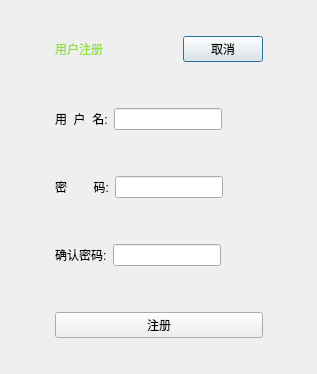
<?xml version="1.0" encoding="UTF-8"?>
<ui version="4.0">
 <class>DialogRegister</class>
 <widget class="QDialog" name="DialogRegister">
  <property name="geometry">
   <rect>
    <x>0</x>
    <y>0</y>
    <width>317</width>
    <height>374</height>
   </rect>
  </property>
  <property name="windowTitle">
   <string>Dialog</string>
  </property>
  <layout class="QGridLayout" name="gridLayout">
   <item row="0" column="1">
    <spacer name="verticalSpacer_5">
     <property name="orientation">
      <enum>Qt::Vertical</enum>
     </property>
     <property name="sizeHint" stdset="0">
      <size>
       <width>20</width>
       <height>17</height>
      </size>
     </property>
    </spacer>
   </item>
   <item row="1" column="0">
    <spacer name="horizontalSpacer_4">
     <property name="orientation">
      <enum>Qt::Horizontal</enum>
     </property>
     <property name="sizeHint" stdset="0">
      <size>
       <width>32</width>
       <height>20</height>
      </size>
     </property>
    </spacer>
   </item>
   <item row="1" column="1">
    <layout class="QVBoxLayout" name="verticalLayout_2">
     <item>
      <layout class="QHBoxLayout" name="horizontalLayout_4">
       <item>
        <widget class="QLabel" name="label">
         <property name="styleSheet">
          <string notr="true">font: 20pt &quot;Ubuntu&quot;;
color: rgb(138, 226, 52);</string>
         </property>
         <property name="text">
          <string>用户注册</string>
         </property>
        </widget>
       </item>
       <item>
        <spacer name="horizontalSpacer_6">
         <property name="orientation">
          <enum>Qt::Horizontal</enum>
         </property>
         <property name="sizeHint" stdset="0">
          <size>
           <width>40</width>
           <height>20</height>
          </size>
         </property>
        </spacer>
       </item>
       <item>
        <widget class="QPushButton" name="pushButton">
         <property name="styleSheet">
          <string notr="true">font: 20pt &quot;Ubuntu&quot;;</string>
         </property>
         <property name="text">
          <string>取消</string>
         </property>
        </widget>
       </item>
      </layout>
     </item>
     <item>
      <spacer name="verticalSpacer_4">
       <property name="orientation">
        <enum>Qt::Vertical</enum>
       </property>
       <property name="sizeHint" stdset="0">
        <size>
         <width>20</width>
         <height>40</height>
        </size>
       </property>
      </spacer>
     </item>
     <item>
      <layout class="QVBoxLayout" name="verticalLayout">
       <item>
        <layout class="QHBoxLayout" name="horizontalLayout">
         <item>
          <widget class="QLabel" name="label_2">
           <property name="text">
            <string>用  户  名:</string>
           </property>
          </widget>
         </item>
         <item>
          <widget class="QLineEdit" name="lineEdit_user"/>
         </item>
         <item>
          <spacer name="horizontalSpacer">
           <property name="orientation">
            <enum>Qt::Horizontal</enum>
           </property>
           <property name="sizeHint" stdset="0">
            <size>
             <width>40</width>
             <height>20</height>
            </size>
           </property>
          </spacer>
         </item>
        </layout>
       </item>
       <item>
        <spacer name="verticalSpacer">
         <property name="orientation">
          <enum>Qt::Vertical</enum>
         </property>
         <property name="sizeHint" stdset="0">
          <size>
           <width>20</width>
           <height>40</height>
          </size>
         </property>
        </spacer>
       </item>
       <item>
        <layout class="QHBoxLayout" name="horizontalLayout_2">
         <item>
          <widget class="QLabel" name="label_3">
           <property name="text">
            <string>密        码:</string>
           </property>
          </widget>
         </item>
         <item>
          <widget class="QLineEdit" name="lineEdit_passwd"/>
         </item>
         <item>
          <spacer name="horizontalSpacer_2">
           <property name="orientation">
            <enum>Qt::Horizontal</enum>
           </property>
           <property name="sizeHint" stdset="0">
            <size>
             <width>40</width>
             <height>20</height>
            </size>
           </property>
          </spacer>
         </item>
        </layout>
       </item>
       <item>
        <spacer name="verticalSpacer_2">
         <property name="orientation">
          <enum>Qt::Vertical</enum>
         </property>
         <property name="sizeHint" stdset="0">
          <size>
           <width>20</width>
           <height>40</height>
          </size>
         </property>
        </spacer>
       </item>
       <item>
        <layout class="QHBoxLayout" name="horizontalLayout_3">
         <item>
          <widget class="QLabel" name="label_4">
           <property name="text">
            <string>确认密码:</string>
           </property>
          </widget>
         </item>
         <item>
          <widget class="QLineEdit" name="lineEdit_sure"/>
         </item>
         <item>
          <spacer name="horizontalSpacer_3">
           <property name="orientation">
            <enum>Qt::Horizontal</enum>
           </property>
           <property name="sizeHint" stdset="0">
            <size>
             <width>40</width>
             <height>20</height>
            </size>
           </property>
          </spacer>
         </item>
        </layout>
       </item>
      </layout>
     </item>
     <item>
      <spacer name="verticalSpacer_3">
       <property name="orientation">
        <enum>Qt::Vertical</enum>
       </property>
       <property name="sizeHint" stdset="0">
        <size>
         <width>20</width>
         <height>40</height>
        </size>
       </property>
      </spacer>
     </item>
     <item>
      <widget class="QPushButton" name="pushButton_registre">
       <property name="styleSheet">
        <string notr="true">font: 20pt &quot;Ubuntu&quot;;</string>
       </property>
       <property name="text">
        <string>注册</string>
       </property>
      </widget>
     </item>
    </layout>
   </item>
   <item row="1" column="2">
    <spacer name="horizontalSpacer_5">
     <property name="orientation">
      <enum>Qt::Horizontal</enum>
     </property>
     <property name="sizeHint" stdset="0">
      <size>
       <width>32</width>
       <height>20</height>
      </size>
     </property>
    </spacer>
   </item>
   <item row="2" column="1">
    <spacer name="verticalSpacer_6">
     <property name="orientation">
      <enum>Qt::Vertical</enum>
     </property>
     <property name="sizeHint" stdset="0">
      <size>
       <width>20</width>
       <height>17</height>
      </size>
     </property>
    </spacer>
   </item>
  </layout>
 </widget>
 <resources/>
 <connections/>
</ui>
